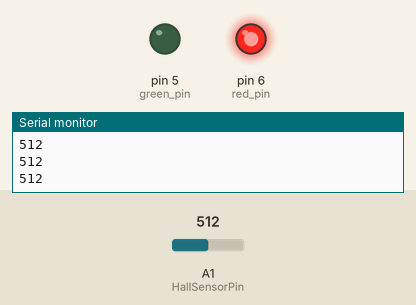
A sketch run on a simulated Arduino Uno, built with avr-gcc and run on an emulated ATmega328P. Shown: output pins drawn as LEDs (lit = HIGH), the last lines printed to the serial monitor. The test bench sets the inputs (shaded band); at power-on: A1 (HallSensorPin) = 512.

Above: at 1.2 s.
1.3 s: A1 (HallSensorPin) set to 172
2.8 s: A1 (HallSensorPin) set to 151
At 4.0 s:
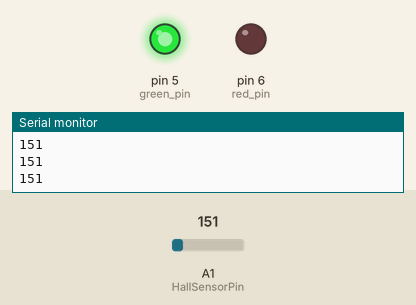
4.3 s: A1 (HallSensorPin) set to 171
At 5.5 s:
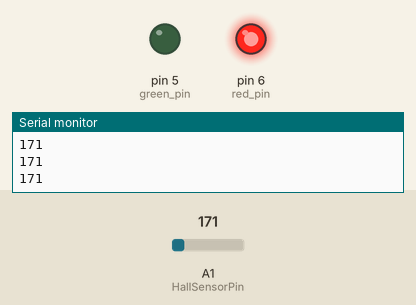
5.8 s: A1 (HallSensorPin) set to 122
At 6.4 s:
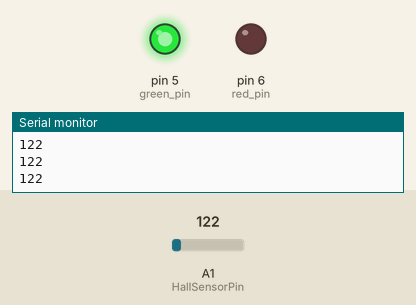
Timing chart, 0 to 8.3 s (numbered marks = the images above; inputs shaded):
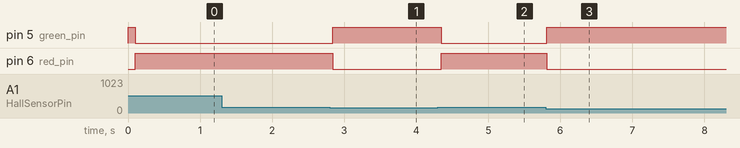

The sketch:

hall_sensor_led.ino
```cpp
const byte red_pin = 6;
const byte green_pin = 5;
bool magnetic = 0;
int hallsensor_threshold = 161;
const int HallSensorPin = A1;
int sensorValue = 0;
int avg = 0;
const int sample_length = 5;
int vals[sample_length];
int i = 0;

void setup() {
  pinMode(red_pin, OUTPUT);
  pinMode(green_pin, OUTPUT);
  pinMode(HallSensorPin, INPUT);
  Serial.begin(9600);
}

void loop() {
    sensorValue = analogRead(HallSensorPin);
    // if complete sample not produced yet
    if (i < sample_length) {
    // add to end of sample 'list'
        vals[i] = sensorValue;
        i++;
    } else {
        // new sensor value will form part of new avg
        int tot = sensorValue;
        // from second to final element
        for (int j=1; j < sample_length; j++) {
            // add sample value to total and shift element back one index
            tot += vals[j];
            vals[j-1] = vals[j];
    }
    // add new sample to newly free spot at end of sample array and find avg
    vals[sample_length - 1] = sensorValue;
    avg = tot / sample_length;
  }


  if(avg > hallsensor_threshold){
      //box is magnetic
      magnetic = 1;

      //turn on red light for 5 sec if magnetic
      digitalWrite(red_pin, HIGH);
      digitalWrite(green_pin, LOW);
      //delay(5000);
      //digitalWrite(red_pin, LOW);
  } else {
      //box is not magnetic
      magnetic = 0;

      //turn on green light for 5 sec if not magnetic
      digitalWrite(red_pin, LOW);
      digitalWrite(green_pin, HIGH);
      //delay(5000);
      //digitalWrite(green_pin, LOW);
  }
  //Serial.println(magnetic);
  Serial.println(avg);
  //return (magnetic);


  delay(20);
}
```

Measured:
- the behaviour switches between 162 and 161 on A1 (HallSensorPin) (found by bisection; images 0 and 1)
- after the input at 2.8 s, pin 5 (green_pin): LOW → HIGH at once; pin 6 (red_pin): HIGH → LOW at once
- after the input at 4.3 s, pin 5 (green_pin): HIGH → LOW after 0.05 s; pin 6 (red_pin): LOW → HIGH after 0.05 s
- after the input at 5.8 s, pin 5 (green_pin): LOW → HIGH at once; pin 6 (red_pin): HIGH → LOW at once
